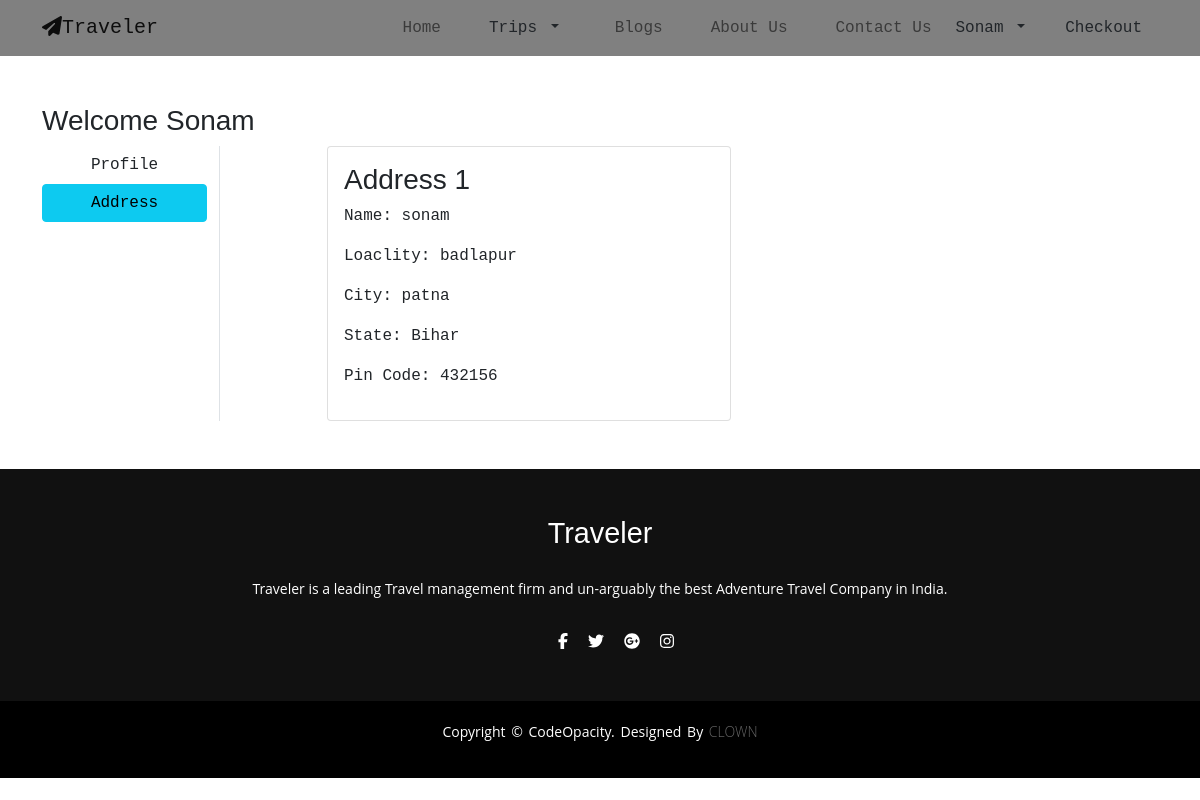
The page /address/ (signed in) on the database its author committed.
### app/models.py (models this page shows, shortened)
class Customer(models.Model):
    user = models.ForeignKey(User, on_delete=models.CASCADE)
    name = models.CharField(max_length=200)
    locality = models.CharField(max_length=200)
    city = models.CharField(max_length=50)
    zipcode = models.IntegerField()
    state = models.CharField(choices=STATE_CHOICES, max_length=50)

### app/views.py (the view)
# urls.py: path('address/', views.address, name='address'),
def address(request):
    add = Customer.objects.filter(user=request.user)
    return render(request, 'app/address.html', {'add':add})

### app/template/app/address.html (shortened to what this page needs)
{% extends 'app/base.html' %}
{% load static %}
{% block main-content %}
<div class="container my-5">
 <div class="row">
 <h3>Welcome {{request.user.username|capfirst}}</h3>
  <div class="col-sm-2 border-end">
   <ul class="list-unstyled">
    <li class="d-grid"><a href="{% url 'profile' %}" class="btn">Profile</a></li>
    <li class="d-grid"><a href="{% url 'address' %}" class="btn btn-info">Address</a></li>
   </ul>
  </div>
  <div class="col-sm-9 offset-sm-1">
   <div class="row">
       {% for ad in add %}
    <div class="col-sm-6">
     <div class="card">
      <div class="card-body">
       <h3>Address {{forloop.counter}}</h3>
       <p>Name: {{ad.name}}</p>
       <p>Loaclity: {{ad.locality}}</p>
       <p>City: {{ad.city}}</p>
       <p>State: {{ad.state}}</p>
       <p>Pin Code: {{ad.zipcode}}</p>
      </div>
     </div>
    </div>
    {% endfor %}
   </div>
  </div>
 </div>
</div>
{% endblock main-content %}

### app/template/app/base.html (shortened to what this page needs)
<!doctype html>
{% load static %}
<html lang="en">
  <head>
<link rel="stylesheet" href="https://cdnjs.cloudflare.com/ajax/libs/font-awesome/5.15.3/css/all.min.css" />
<link rel = "stylesheet" href = "{% static 'app/css/normalize.css' %}">
<link rel = "stylesheet" href = "{% static 'app/css/utility.css' %}">
<link rel = "stylesheet" href = "{% static 'app/css/style1.css' %}">
<link rel = "stylesheet" href = "{% static 'app/css/responsive.css' %}">
<link rel="stylesheet" type="text/css" href="{% static 'app/css/bootstrap.css' %}">
<link rel="stylesheet" type="text/css" href="{% static 'app/css/main.css' %}">
<link rel="stylesheet" href="{% static 'app/css/owl.carousel.min.css' %}">
<link rel="stylesheet" href="https://cdnjs.cloudflare.com/ajax/libs/font-awesome/4.7.0/css/font-awesome.min.css
" />
<link rel="stylesheet" href="https://maxcdn.bootstrapcdn.com/font-awesome/4.7.0/css/font-awesome.min.css">
  </head>
  <body style="overflow-x: hidden;">
    <nav class="navbar navbar-expand-lg navbar-light bg ">
      <div class="container">
        <a class="navbar-brand" href="/"><i class="fa fa-paper-plane"></i>Traveler</a>
        <div class="collapse navbar-collapse nav" id="navbarSupportedContent">
          <ul class="navbar-nav ms-auto mb-2 mb-lg-0">
            <li class="nav-item ">
              <a class="nav-link menu" aria-current="page" href="/">Home</a>
            </li>
              <li class="nav-item dropdown">
                 <a class="nav-link dropdown-toggle text-dark me-2" href="#" id="profileDropdown" role="button" data-bs-toggle="dropdown" aria-expanded="false">
                   Trips
                 </a>
                 </li>
            <li class="nav-item">
              <a class="nav-link menu" href="{% url 'blog' %}">Blogs</a>
            </li>
            <li class="nav-item">
              <a class="nav-link menu" href="{% url 'about' %}">About Us</a>
            </li>
           <li class="nav-item">
              <a class="nav-link menu" href="{% url 'contact' %}">Contact Us</a>
            </li>
            <ul class="navbar-nav ms-auto mb-2 mb-lg-0">
              {% if request.user.is_authenticated %}
              <li class="nav-item dropdown mx-2">
                 <a class="nav-link dropdown-toggle text-dark me-2" href="#" id="profileDropdown" role="button" data-bs-toggle="dropdown" aria-expanded="false">
                   {{request.user.username|capfirst}}
                 </a>
                 </li>
                 </ul>
                 <li class="nav-item mx-2">
                  <a href="{% url 'showcart' %}" class="nav-link text-dark"> Checkout </a>
                 </li>
                 {% else %}
            <a href="{% url 'login' %}" class="btn btn-dark me-2">Log in</a>
            <a href="{% url 'customerregistration' %}" class="btn btn-dark">Sign Up</a>
            {% endif %}
          </ul>
        </div>
      </div>
    </nav>
{% block main-content %} {% endblock main-content %}
<footer>
  <div class="footer-content">
    <h3>Traveler</h3>
    <p>Traveler is a leading Travel management firm and un-arguably the best Adventure Travel Company in India.</p>
    <ul class="socials">
      <li><a href="#"><i class="fa-brands fa-facebook-f"></i></a></li>
      <li><a href="#"><i class="fa-brands fa-twitter"></i></a></li>
      <li><a href="#"><i class="fa-brands fa-google-plus"></i></a></li>
      <li><a href="#"><i class="fa-brands fa-instagram"></i></a></li>
    </ul>
 </div>
 <div class="footer-bottom">
  <p>copyright &copy; codeOpacity. designed by <span>CLOWN</span></p>
 </div>
</footer>
  </body>
</html>

### app/static/app/css/utility.css (style rules this page uses)
html, body { font-family: 'Open Sans', sans-serif; }
h1, h2, h3, h4, h5, h6 { font-family: 'Raleway', sans-serif; }
a { color: var(--dark); text-decoration: none; }
ul { list-style-type: none; }
.container { max-width: 1320px; padding: 0 1rem; margin: 0 auto; }
.btn { padding: 0.7rem 2.4rem; border-radius: 0.2rem; font-weight: 600; background-color: var(--green); color: #fff; border: 1px solid var(--green); }

### app/static/app/css/style1.css (style rules this page uses)
:root { --green: #1ec6b6; --light-grey: #f7f7f7; --dark: #0e1010; --trans: all 0.3s ease-in-out; }

### app/static/app/css/responsive.css (style rules this page uses)
@media screen and (min-width: 992px) { .navbar-nav { display: -webkit-box; display: -ms-flexbox; display: flex; -webkit-box-pack: end; -ms-flex-pack: end; justify-content: flex-end; margin: 0; } }
@media screen and (min-width: 992px) { .nav-item { margin: 0; margin-left: 2rem; } }

### app/static/app/css/main.css (style rules this page uses)
* { margin: 0; padding: 0; box-sizing: border-box; }
body { font-family: 'Source Code Pro',monospace; }
.bg { background-color: grey!important; }
footer { background: #111; height: auto; width: 100vw; font-family: "Open Sans"; padding-top: 40px; color: #fff; }
.footer-content { display: flex; align-items: left; justify-content: center; flex-direction: column; text-align: center; }
.footer-content h3 { font-size: 1.8rem; font-weight: 400; text-transform: capitalize; line-height: 3rem; }
.footer-content p { max-width: auto; margin: 10px auto; line-height: 28px; font-size: 14px; }
.socials { list-style: none; display: flex; align-items: center; justify-content: center; margin: 1rem 0 3rem 0; }
.socials li { margin: 0 10px; }
.socials a { text-decoration: none; color: #fff; }
.footer-bottom { width: 100vw; padding: 20px 0; text-align: center; background: #000; }
.footer-bottom p { font-size: 14px; word-spacing: 2px; text-transform: capitalize; }
.footer-bottom span { text-transform: uppercase; opacity: .4; font-weight: 200; }

### rows shown on the page
Customer: name "sonam", locality "badlapur", city "patna", state "Bihar", zipcode "432156"

### other values the page prints
{{ request.user.username|capfirst }} "Sonam"
